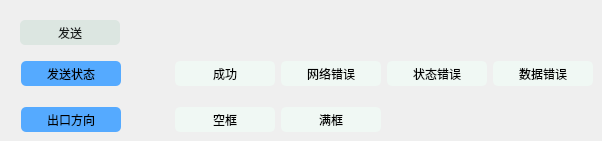
   <widget class="QWidget" name="tab_2">
    <attribute name="title">
     <string>识别空框</string>
    </attribute>
    <widget class="QPushButton" name="pb_Send_2">
     <property name="geometry">
      <rect>
       <x>20</x>
       <y>20</y>
       <width>100</width>
       <height>25</height>
      </rect>
     </property>
     <property name="minimumSize">
      <size>
       <width>100</width>
       <height>25</height>
      </size>
     </property>
     <property name="styleSheet">
      <string notr="true">background: rgb(220, 230, 225);
border-color: rgb(0, 0, 0);
border-radius: 5px;
color:rgb(24, 28, 27);</string>
     </property>
     <property name="text">
      <string>发送</string>
     </property>
    </widget>
    <widget class="QWidget" name="layoutWidget">
     <property name="geometry">
      <rect>
       <x>21</x>
       <y>61</y>
       <width>572</width>
       <height>71</height>
      </rect>
     </property>
     <layout class="QGridLayout" name="gridLayout_3">
      <item row="0" column="2">
       <widget class="QLabel" name="lb_State_Succeed_2">
        <property name="minimumSize">
         <size>
          <width>100</width>
          <height>25</height>
         </size>
        </property>
        <property name="styleSheet">
         <string notr="true">border-radius: 5px;
background-color: rgb(240, 248, 244);</string>
        </property>
        <property name="text">
         <string>成功</string>
        </property>
        <property name="alignment">
         <set>Qt::AlignCenter</set>
        </property>
       </widget>
      </item>
      <item row="0" column="0">
       <widget class="QLabel" name="label_7">
        <property name="minimumSize">
         <size>
          <width>100</width>
          <height>25</height>
         </size>
        </property>
        <property name="styleSheet">
         <string notr="true">border-radius: 5px;
background-color: rgb(85, 170, 255);</string>
        </property>
        <property name="text">
         <string>发送状态</string>
        </property>
        <property name="alignment">
         <set>Qt::AlignCenter</set>
        </property>
       </widget>
      </item>
      <item row="0" column="3">
       <widget class="QLabel" name="lb_State_NetError_2">
        <property name="minimumSize">
         <size>
          <width>100</width>
          <height>25</height>
         </size>
        </property>
        <property name="styleSheet">
         <string notr="true">border-radius: 5px;
background-color: rgb(240, 248, 244);</string>
        </property>
        <property name="text">
         <string>网络错误</string>
        </property>
        <property name="alignment">
         <set>Qt::AlignCenter</set>
        </property>
       </widget>
      </item>
      <item row="0" column="4">
       <widget class="QLabel" name="lb_State_StateError_2">
        <property name="minimumSize">
         <size>
          <width>100</width>
          <height>25</height>
         </size>
        </property>
        <property name="styleSheet">
         <string notr="true">border-radius: 5px;
background-color: rgb(240, 248, 244);</string>
        </property>
        <property name="text">
         <string>状态错误</string>
        </property>
        <property name="alignment">
         <set>Qt::AlignCenter</set>
        </property>
       </widget>
      </item>
      <item row="0" column="5">
       <widget class="QLabel" name="lb_State_Data_Error_2">
        <property name="minimumSize">
         <size>
          <width>100</width>
          <height>25</height>
         </size>
        </property>
        <property name="styleSheet">
         <string notr="true">border-radius: 5px;
background-color: rgb(240, 248, 244);</string>
        </property>
        <property name="text">
         <string>数据错误</string>
        </property>
        <property name="alignment">
         <set>Qt::AlignCenter</set>
        </property>
       </widget>
      </item>
      <item row="2" column="0">
       <widget class="QLabel" name="label_5">
        <property name="minimumSize">
         <size>
          <width>100</width>
          <height>25</height>
         </size>
        </property>
        <property name="styleSheet">
         <string notr="true">border-radius: 5px;
background-color: rgb(85, 170, 255);</string>
        </property>
        <property name="text">
         <string>出口方向</string>
        </property>
        <property name="alignment">
         <set>Qt::AlignCenter</set>
        </property>
       </widget>
      </item>
      <item row="2" column="3">
       <widget class="QLabel" name="lb_FullBox">
        <property name="minimumSize">
         <size>
          <width>100</width>
          <height>25</height>
         </size>
        </property>
        <property name="styleSheet">
         <string notr="true">border-radius: 5px;
background-color: rgb(240, 248, 244);</string>
        </property>
        <property name="text">
         <string>满框</string>
        </property>
        <property name="alignment">
         <set>Qt::AlignCenter</set>
        </property>
       </widget>
      </item>
      <item row="2" column="1">
       <spacer name="horizontalSpacer_6">
        <property name="orientation">
         <enum>Qt::Horizontal</enum>
        </property>
        <property name="sizeHint" stdset="0">
         <size>
          <width>40</width>
          <height>20</height>
         </size>
        </property>
       </spacer>
      </item>
      <item row="2" column="2">
       <widget class="QLabel" name="lb_EmptyBox">
        <property name="minimumSize">
         <size>
          <width>100</width>
          <height>25</height>
         </size>
        </property>
        <property name="styleSheet">
         <string notr="true">border-radius: 5px;
background-color: rgb(240, 248, 244);</string>
        </property>
        <property name="text">
         <string>空框</string>
        </property>
        <property name="alignment">
         <set>Qt::AlignCenter</set>
        </property>
       </widget>
      </item>
      <item row="0" column="1">
       <spacer name="horizontalSpacer_5">
        <property name="orientation">
         <enum>Qt::Horizontal</enum>
        </property>
        <property name="sizeHint" stdset="0">
         <size>
          <width>40</width>
          <height>20</height>
         </size>
        </property>
       </spacer>
      </item>
      <item row="1" column="0">
       <spacer name="verticalSpacer_2">
        <property name="orientation">
         <enum>Qt::Vertical</enum>
        </property>
        <property name="sizeHint" stdset="0">
         <size>
          <width>20</width>
          <height>40</height>
         </size>
        </property>
       </spacer>
      </item>
     </layout>
    </widget>
   </widget>
